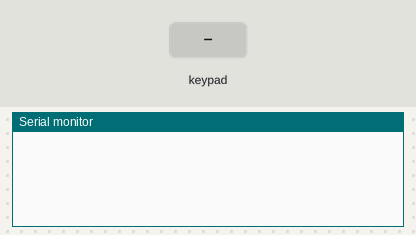
Recording of a sketch running on a simulated Arduino Uno, built with avr-gcc and run on an emulated ATmega328P. Shown: the last lines printed to the serial monitor. Inputs (shaded band) come from the test bench.

Above: at 1.2 s.
1.3 s: key '1' pressed
At 2.5 s:
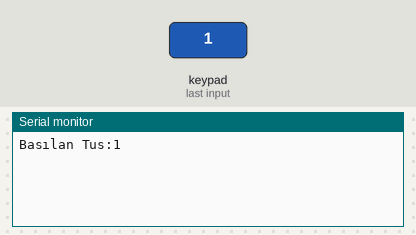
2.8 s: keypad keys 8 7 6 5 # pressed 0.4 s apart
At 4.8 s:
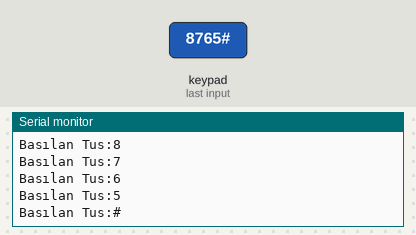
6.3 s: key '*' pressed
At 7.4 s:
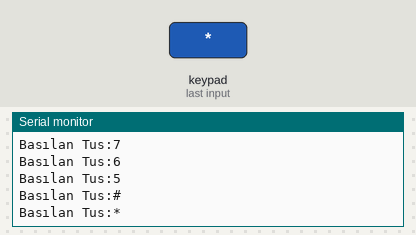
7.8 s: keypad keys 4 3 2 pressed 0.4 s apart
At 9.3 s:
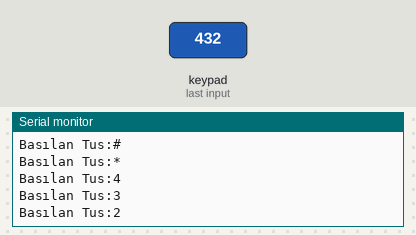
Timing chart, 0 to 10.8 s (numbered marks = the images above; inputs shaded):
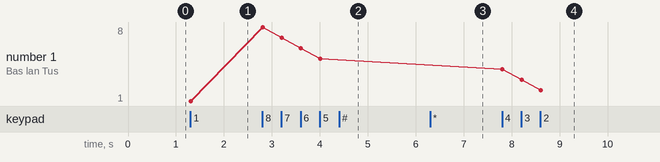

The sketch:

Kod.ino
```cpp
//Keypad Kütüphane ve Ayarlama
#include <Keypad.h>
#define Satir 4
#define Sutun 3
char key[Satir][Sutun] = {
  {'1', '2', '3'},
  {'4', '5', '6'},
  {'7', '8', '9'},
  {'*', '0', '#'}
};
byte SatirPin[Satir] = {8, 7, 6, 5};
byte SutunPin[Sutun] = {4, 3, 2};
Keypad Tus = Keypad(makeKeymap(key), SatirPin, SutunPin, Satir, Sutun);
char basilanTus;
void setup() {
  Serial.begin(9600);
}
void loop() {
  basilanTus = Tus.getKey(); //Basılan tuşu kaydediyoruz.
  if (basilanTus != NO_KEY ) {  //Boş tuş değilse ekranda gösteriyor.
    Serial.print("Basılan Tus:");
    Serial.println(basilanTus);
  }
}
```

Measured:
- after the input at 1.3 s, the serial monitor: prints a new line at once (image 1)
- after the input at 2.8 s, the serial monitor: prints a new line at once (image 2)
- after the input at 6.3 s, the serial monitor: prints a new line at once (image 3)
- after the input at 7.8 s, the serial monitor: prints a new line at once (image 4)
- plotted number 1: 1 → 5 after the input at 2.8 s, 5 → 2 after the input at 7.8 s
